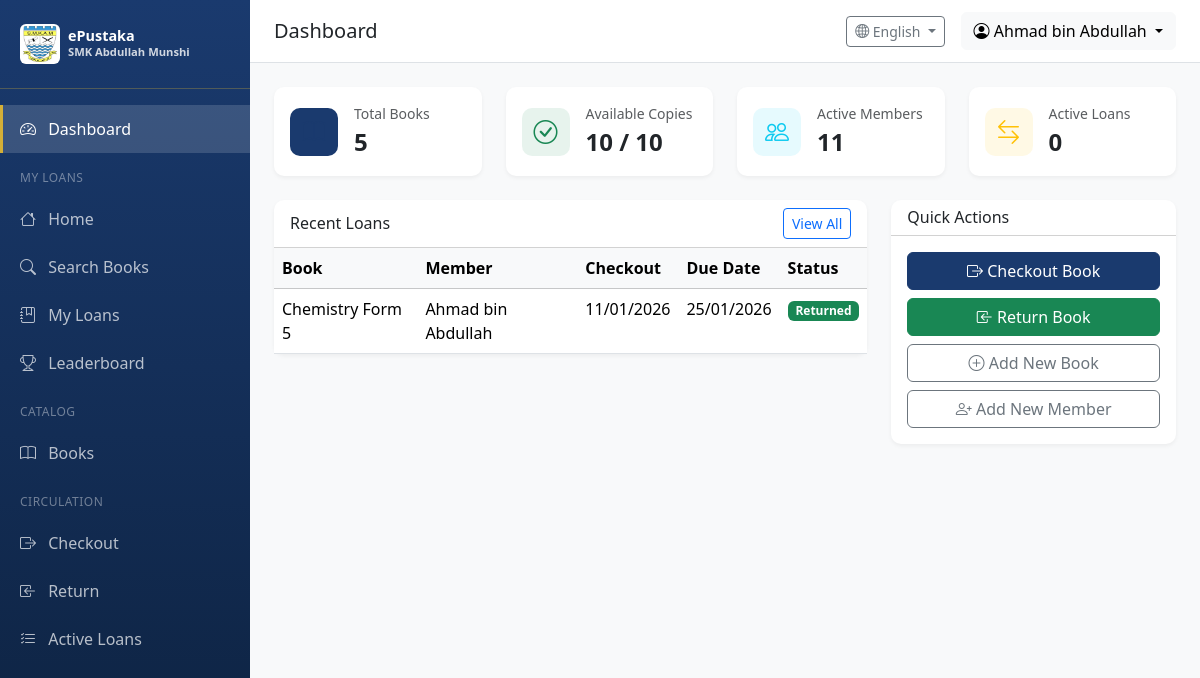
/dashboard (signed in), run on the app's committed database.
### app/models/user.py (models this page shows, shortened)
class User(UserMixin, db.Model):
    __tablename__ = 'users'
    id = db.Column(db.Integer, primary_key=True)
    username = db.Column(db.String(64), unique=True, nullable=False, index=True)
    email = db.Column(db.String(120), unique=True, nullable=False, index=True)
    password_hash = db.Column(db.String(256), nullable=False)
    full_name = db.Column(db.String(128))
    is_active = db.Column(db.Boolean, default=True)
    role_id = db.Column(db.Integer, db.ForeignKey('roles.id'))
    created_at = db.Column(db.DateTime, default=datetime.utcnow)
    updated_at = db.Column(db.DateTime, default=datetime.utcnow, onupdate=datetime.utcnow)
    last_login = db.Column(db.DateTime)
    def can(self, perm):
        return self.role is not None and self.role.has_permission(perm)

### app/models/circulation.py (models this page shows, shortened)
class Loan(db.Model):
    __tablename__ = 'loans'
    id = db.Column(db.Integer, primary_key=True)
    checkout_date = db.Column(db.DateTime, nullable=False, default=datetime.utcnow)
    due_date = db.Column(db.DateTime, nullable=False)
    return_date = db.Column(db.DateTime)
    status = db.Column(db.String(20), default=LoanStatus.ACTIVE.value, index=True)
    renewal_count = db.Column(db.Integer, default=0)
    fine_amount = db.Column(db.Float, default=0.0)
    fine_paid = db.Column(db.Boolean, default=False)
    notes = db.Column(db.Text)
    member_id = db.Column(db.Integer, db.ForeignKey('members.id'), nullable=False)
    copy_id = db.Column(db.Integer, db.ForeignKey('book_copies.id'), nullable=False)
    checkout_by = db.Column(db.Integer, db.ForeignKey('users.id'))
    return_by = db.Column(db.Integer, db.ForeignKey('users.id'))
    created_at = db.Column(db.DateTime, default=datetime.utcnow)
    updated_at = db.Column(db.DateTime, default=datetime.utcnow, onupdate=datetime.utcnow)
    checkout_staff = db.relationship('User', foreign_keys=[checkout_by])
    return_staff = db.relationship('User', foreign_keys=[return_by])

### app/models/catalog.py (models this page shows, shortened)
class Book(db.Model):
    __tablename__ = 'books'
    id = db.Column(db.Integer, primary_key=True)
    title = db.Column(db.String(256), nullable=False, index=True)
    author = db.Column(db.String(256), index=True)
    isbn = db.Column(db.String(20), index=True)
    publisher = db.Column(db.String(128))
    publication_year = db.Column(db.Integer)
    edition = db.Column(db.String(32))
    category = db.Column(db.String(64), index=True)  # e.g., Fiction, Science, History
    call_number = db.Column(db.String(32), index=True)  # Library classification
    subject = db.Column(db.String(128))
    language = db.Column(db.String(32), default='Malay')
    description = db.Column(db.Text)
    page_count = db.Column(db.Integer)
    cover_image = db.Column(db.String(256))  # Path to cover image
    created_at = db.Column(db.DateTime, default=datetime.utcnow)
    updated_at = db.Column(db.DateTime, default=datetime.utcnow, onupdate=datetime.utcnow)
    copies = db.relationship('BookCopy', backref='book', lazy='dynamic', cascade='all, delete-orphan')

### app/models/member.py (models this page shows, shortened)
class Member(db.Model):
    __tablename__ = 'members'
    id = db.Column(db.Integer, primary_key=True)
    member_id = db.Column(db.String(32), unique=True, nullable=False, index=True)  # Student ID / Card No.
    full_name = db.Column(db.String(128), nullable=False)
    email = db.Column(db.String(120), index=True)
    phone = db.Column(db.String(20))
    member_type = db.Column(db.String(32), default='Student')  # Student, Staff, External
    class_group = db.Column(db.String(64))  # e.g., "Form 5 Science 1"
    student_year = db.Column(db.Integer)  # 1-6 for Form 1-6 / Year 1-6
    total_books_read = db.Column(db.Integer, default=0)  # For NILAM leaderboard
    is_active = db.Column(db.Boolean, default=True)
    notes = db.Column(db.Text)
    created_at = db.Column(db.DateTime, default=datetime.utcnow)
    updated_at = db.Column(db.DateTime, default=datetime.utcnow, onupdate=datetime.utcnow)
    loans = db.relationship('Loan', backref='member', lazy='dynamic')

### app/routes/main.py (the view)
@main_bp.route('/dashboard')
@login_required
def dashboard():
    stats = {
        'total_books': Book.query.count(),
        'total_copies': BookCopy.query.count(),
        'available_copies': BookCopy.query.filter_by(status='available').count(),
        'total_members': Member.query.filter_by(is_active=True).count(),
        'active_loans': Loan.query.filter_by(status=LoanStatus.ACTIVE.value).count(),
        'overdue_loans': Loan.query.filter_by(status=LoanStatus.OVERDUE.value).count(),
        'pending_ocr_jobs': OCRJob.query.filter_by(status='pending').count()
    }
    recent_loans = Loan.query.order_by(Loan.checkout_date.desc()).limit(10).all()
    overdue_loans = Loan.query.filter_by(status=LoanStatus.OVERDUE.value).limit(10).all()
    return render_template('dashboard.html',
                          stats=stats,
                          recent_loans=recent_loans,
                          overdue_loans=overdue_loans)

### app/templates/dashboard.html (shortened to what this page needs)
{% extends "base.html" %}
{% block page_title %}Dashboard{% endblock %}
{% block content %}
<div class="row g-4 mb-4">
    <div class="col-md-3">
        <div class="card stat-card">
            <div class="card-body d-flex align-items-center">
                <div class="stat-icon bg-primary bg-opacity-10 text-primary me-3">
                    <i class="bi bi-book"></i>
                </div>
                <div>
                    <div class="text-muted small">Total Books</div>
                    <div class="fs-4 fw-bold">{{ stats.total_books }}</div>
                </div>
            </div>
        </div>
    </div>
    <div class="col-md-3">
        <div class="card stat-card">
            <div class="card-body d-flex align-items-center">
                <div class="stat-icon bg-success bg-opacity-10 text-success me-3">
                    <i class="bi bi-check-circle"></i>
                </div>
                <div>
                    <div class="text-muted small">Available Copies</div>
                    <div class="fs-4 fw-bold">{{ stats.available_copies }} / {{ stats.total_copies }}</div>
                </div>
            </div>
        </div>
    </div>
    <div class="col-md-3">
        <div class="card stat-card">
            <div class="card-body d-flex align-items-center">
                <div class="stat-icon bg-info bg-opacity-10 text-info me-3">
                    <i class="bi bi-people"></i>
                </div>
                <div>
                    <div class="text-muted small">Active Members</div>
                    <div class="fs-4 fw-bold">{{ stats.total_members }}</div>
                </div>
            </div>
        </div>
    </div>
    <div class="col-md-3">
        <div class="card stat-card">
            <div class="card-body d-flex align-items-center">
                <div class="stat-icon bg-warning bg-opacity-10 text-warning me-3">
                    <i class="bi bi-arrow-left-right"></i>
                </div>
                <div>
                    <div class="text-muted small">Active Loans</div>
                    <div class="fs-4 fw-bold">{{ stats.active_loans }}</div>
                </div>
            </div>
        </div>
    </div>
</div>
<div class="row g-4">
    <div class="col-lg-8">
        <div class="card table-card">
            <div class="card-header bg-transparent d-flex justify-content-between align-items-center">
                <h6 class="mb-0">Recent Loans</h6>
                <a href="{{ url_for('circulation.active_loans') }}" class="btn btn-sm btn-outline-primary">View All</a>
            </div>
            <div class="card-body p-0">
                <div class="table-responsive">
                    <table class="table table-hover mb-0">
                        <thead class="table-light">
                            <tr>
                                <th>Book</th>
                                <th>Member</th>
                                <th>Checkout</th>
                                <th>Due Date</th>
                                <th>Status</th>
                            </tr>
                        </thead>
                        <tbody>
                            {% for loan in recent_loans %}
                            <tr>
                                <td>{{ loan.copy.book.title[:40] }}{% if loan.copy.book.title|length > 40 %}...{% endif %}</td>
                                <td>{{ loan.member.full_name }}</td>
                                <td>{{ loan.checkout_date.strftime('%d/%m/%Y') }}</td>
                                <td>{{ loan.due_date.strftime('%d/%m/%Y') }}</td>
                                <td>
                                    {% if loan.status == 'returned' %}
                                        <span class="badge bg-success">Returned</span>
                                    {% elif loan.is_overdue %}
                                        <span class="badge bg-danger">Overdue</span>
                                    {% else %}
                                        <span class="badge bg-primary">Active</span>
                                    {% endif %}
                                </td>
                            </tr>
                            {% else %}
                            <tr>
                                <td colspan="5" class="text-center text-muted py-4">No recent loans</td>
                            </tr>
                            {% endfor %}
                        </tbody>
                    </table>
                </div>
            </div>
        </div>
    </div>
    <div class="col-lg-4">
        <div class="card table-card">
            <div class="card-header bg-transparent">
                <h6 class="mb-0">Quick Actions</h6>
            </div>
            <div class="card-body">
                <div class="d-grid gap-2">
                    <a href="{{ url_for('circulation.checkout') }}" class="btn btn-primary">
                        <i class="bi bi-box-arrow-right"></i> Checkout Book
                    </a>
                    <a href="{{ url_for('circulation.return_book') }}" class="btn btn-success">
                        <i class="bi bi-box-arrow-in-left"></i> Return Book
                    </a>
                    <a href="{{ url_for('catalog.add_book') }}" class="btn btn-outline-secondary">
                        <i class="bi bi-plus-circle"></i> Add New Book
                    </a>
                    <a href="{{ url_for('users.add_member') }}" class="btn btn-outline-secondary">
                        <i class="bi bi-person-plus"></i> Add New Member
                    </a>
                </div>
            </div>
        </div>
    </div>
</div>
{% endblock %}

### app/templates/base.html (shortened to what this page needs)
<!DOCTYPE html>
<html lang="en">
<head>
    <link href="https://cdn.jsdelivr.net/npm/bootstrap@5.3.2/dist/css/bootstrap.min.css" rel="stylesheet">
    <link href="https://cdn.jsdelivr.net/npm/bootstrap-icons@1.11.1/font/bootstrap-icons.css" rel="stylesheet">
</head>
<body>
    {% if current_user.is_authenticated %}
    <nav class="sidebar">
        <div class="sidebar-brand">
            <div class="d-flex align-items-center">
                <img src="{{ url_for('static', filename='images/Lencana_Sekolah_Menengah_Kebangsaan_Abdullah_Munshi.jpg') }}"
                     alt="SMK Abdullah Munshi"
                     class="me-2 rounded"
                     style="width: 40px; height: 40px; object-fit: contain; background: white; padding: 2px;">
                <div>
                    <div style="font-size: 0.9rem; line-height: 1.2;">ePustaka</div>
                    <div style="font-size: 0.7rem; opacity: 0.8;">SMK Abdullah Munshi</div>
                </div>
            </div>
        </div>
        <ul class="nav flex-column">
            <li class="nav-item">
                <a class="nav-link {% if request.endpoint == 'main.dashboard' %}active{% endif %}" href="{{ url_for('main.dashboard') }}">
                    <i class="bi bi-speedometer2"></i> {{ t('dashboard') }}
                </a>
            </li>
            {% if current_user.role and current_user.role.name == 'Student' %}
            <li class="sidebar-section">{{ t('my_loans') if current_language == 'en' else 'Portal Pelajar' }}</li>
            <li class="nav-item">
                <a class="nav-link {% if request.endpoint == 'student.index' %}active{% endif %}" href="{{ url_for('student.index') }}">
                    <i class="bi bi-house"></i> {{ 'Home' if current_language == 'en' else 'Portal Utama' }}
                </a>
            </li>
            <li class="nav-item">
                <a class="nav-link {% if request.endpoint == 'student.search_books' %}active{% endif %}" href="{{ url_for('student.search_books') }}">
                    <i class="bi bi-search"></i> {{ t('search_books') }}
                </a>
            </li>
            <li class="nav-item">
                <a class="nav-link {% if request.endpoint == 'student.my_loans' %}active{% endif %}" href="{{ url_for('student.my_loans') }}">
                    <i class="bi bi-journal-bookmark"></i> {{ t('my_loans') }}
                </a>
            </li>
            <li class="nav-item">
                <a class="nav-link {% if request.endpoint == 'student.leaderboard' %}active{% endif %}" href="{{ url_for('student.leaderboard') }}">
                    <i class="bi bi-trophy"></i> {{ t('leaderboard') }}
                </a>
            </li>
            {% endif %}
            {% if current_user.can(1) or current_user.can(2) %}
            <li class="sidebar-section">{{ t('catalog') }}</li>
            <li class="nav-item">
                <a class="nav-link {% if 'catalog' in request.endpoint %}active{% endif %}" href="{{ url_for('catalog.index') }}">
                    <i class="bi bi-book"></i> {{ t('books') }}
                </a>
            </li>
            <li class="sidebar-section">{{ t('circulation') }}</li>
            <li class="nav-item">
                <a class="nav-link {% if request.endpoint == 'circulation.checkout' %}active{% endif %}" href="{{ url_for('circulation.checkout') }}">
                    <i class="bi bi-box-arrow-right"></i> {{ t('checkout') }}
                </a>
            </li>
            <li class="nav-item">
                <a class="nav-link {% if request.endpoint == 'circulation.return_book' %}active{% endif %}" href="{{ url_for('circulation.return_book') }}">
                    <i class="bi bi-box-arrow-in-left"></i> {{ t('return') }}
                </a>
            </li>
            <li class="nav-item">
                <a class="nav-link {% if request.endpoint == 'circulation.active_loans' %}active{% endif %}" href="{{ url_for('circulation.active_loans') }}">
                    <i class="bi bi-list-check"></i> {{ t('active_loans') }}
                </a>
            </li>
            {% endif %}
        </ul>
    </nav>
    <div class="main-content">
        <nav class="top-navbar d-flex justify-content-between align-items-center">
            <div>
                <h5 class="mb-0">{% block page_title %}{{ t('dashboard') }}{% endblock %}</h5>
            </div>
            <div class="d-flex align-items-center gap-3">
                <div class="dropdown">
                    <button class="btn btn-outline-secondary btn-sm dropdown-toggle" type="button" data-bs-toggle="dropdown">
                        <i class="bi bi-globe2"></i> {{ languages.get(current_language, 'English') }}
                    </button>
                </div>
                <div class="dropdown">
                    <button class="btn btn-light dropdown-toggle" type="button" data-bs-toggle="dropdown">
                        <i class="bi bi-person-circle"></i> {{ current_user.full_name or current_user.username }}
                    </button>
                </div>
            </div>
        </nav>
        <div class="content-wrapper">
            {% block content %}{% endblock %}
        </div>
    </div>
    {% else %}
    {% block public_content %}{% endblock %}
    {% endif %}
</body>
</html>

### data on the page
User: full_name "Ahmad bin Abdullah"
Loan: copy.book "Chemistry Form 5", member.full_name "Ahmad bin Abdullah", checkout_date "11/01/2026", due_date "25/01/2026", status "Returned"

### other printed values
{{ t('dashboard') }} "Dashboard"
{{ t('my_loans') if current_language == 'en' else 'Portal Pelajar' }} "MY LOANS"
{{ 'Home' if current_language == 'en' else 'Portal Utama' }} "Home"
{{ t('search_books') }} "Search Books"
{{ t('my_loans') }} "My Loans"
{{ t('leaderboard') }} "Leaderboard"
{{ t('catalog') }} "CATALOG"
{{ t('books') }} "Books"
{{ t('circulation') }} "CIRCULATION"
{{ t('checkout') }} "Checkout"
{{ t('return') }} "Return"
{{ t('active_loans') }} "Active Loans"
{{ languages.get(current_language, 'English') }} "English"
{{ stats.total_books }} "5"
{{ stats.available_copies }} "10"
